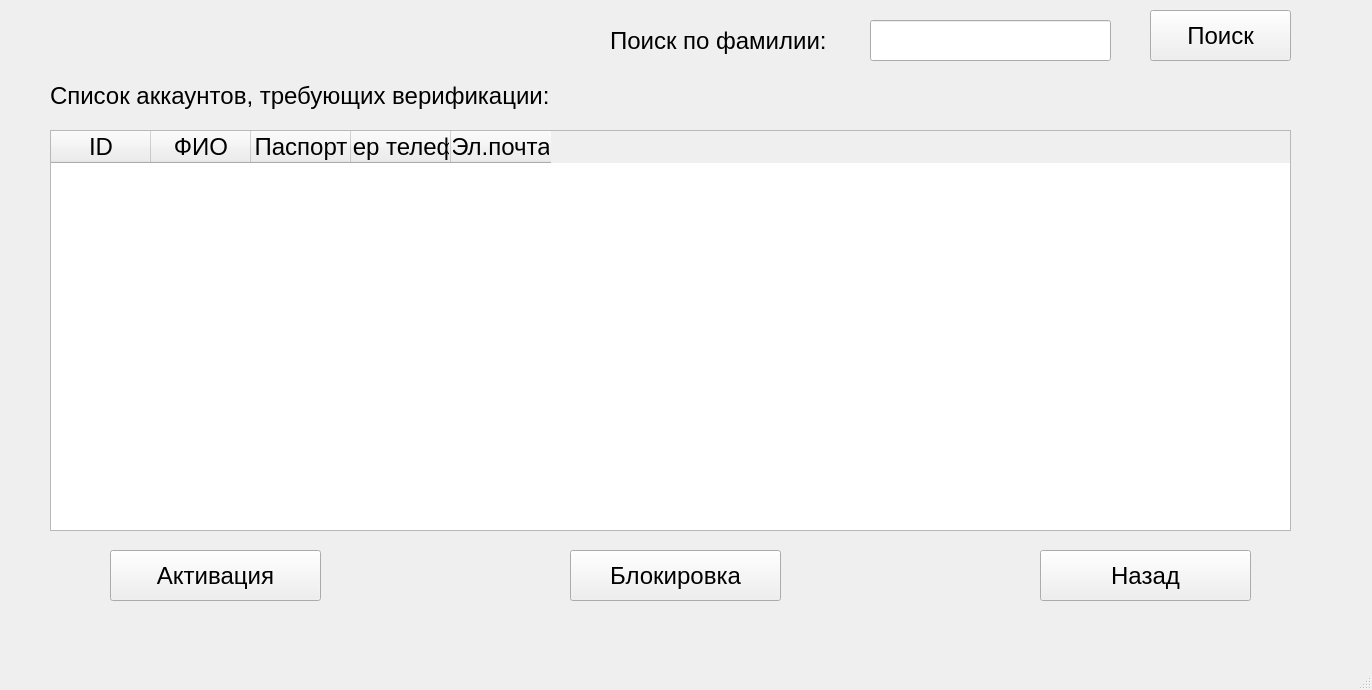
<?xml version="1.0" encoding="UTF-8"?>
<ui version="4.0">
 <class>MainWindow</class>
 <widget class="QMainWindow" name="MainWindow">
  <property name="geometry">
   <rect>
    <x>0</x>
    <y>0</y>
    <width>1372</width>
    <height>690</height>
   </rect>
  </property>
  <property name="font">
   <font>
    <pointsize>18</pointsize>
   </font>
  </property>
  <property name="windowTitle">
   <string>MainWindow</string>
  </property>
  <widget class="QWidget" name="centralwidget">
   <widget class="QLabel" name="label">
    <property name="geometry">
     <rect>
      <x>50</x>
      <y>80</y>
      <width>531</width>
      <height>31</height>
     </rect>
    </property>
    <property name="text">
     <string>Список аккаунтов, требующих верификации:</string>
    </property>
   </widget>
   <widget class="QTableWidget" name="playersTable">
    <property name="geometry">
     <rect>
      <x>50</x>
      <y>130</y>
      <width>1241</width>
      <height>401</height>
     </rect>
    </property>
    <attribute name="horizontalHeaderMinimumSectionSize">
     <number>40</number>
    </attribute>
    <attribute name="horizontalHeaderShowSortIndicator" stdset="0">
     <bool>false</bool>
    </attribute>
    <column>
     <property name="text">
      <string>ID</string>
     </property>
    </column>
    <column>
     <property name="text">
      <string>ФИО</string>
     </property>
    </column>
    <column>
     <property name="text">
      <string>Паспорт</string>
     </property>
    </column>
    <column>
     <property name="text">
      <string>Номер телефона</string>
     </property>
    </column>
    <column>
     <property name="text">
      <string>Эл.почта</string>
     </property>
    </column>
   </widget>
   <widget class="QPushButton" name="activateButton">
    <property name="geometry">
     <rect>
      <x>110</x>
      <y>550</y>
      <width>211</width>
      <height>51</height>
     </rect>
    </property>
    <property name="text">
     <string>Активация</string>
    </property>
   </widget>
   <widget class="QPushButton" name="blockButton">
    <property name="geometry">
     <rect>
      <x>570</x>
      <y>550</y>
      <width>211</width>
      <height>51</height>
     </rect>
    </property>
    <property name="text">
     <string>Блокировка</string>
    </property>
   </widget>
   <widget class="QPushButton" name="cancelButton">
    <property name="geometry">
     <rect>
      <x>1040</x>
      <y>550</y>
      <width>211</width>
      <height>51</height>
     </rect>
    </property>
    <property name="text">
     <string>Назад</string>
    </property>
   </widget>
   <widget class="QLineEdit" name="surnameEdit">
    <property name="geometry">
     <rect>
      <x>870</x>
      <y>20</y>
      <width>241</width>
      <height>41</height>
     </rect>
    </property>
   </widget>
   <widget class="QPushButton" name="searchButton">
    <property name="geometry">
     <rect>
      <x>1150</x>
      <y>10</y>
      <width>141</width>
      <height>51</height>
     </rect>
    </property>
    <property name="text">
     <string>Поиск</string>
    </property>
   </widget>
   <widget class="QLabel" name="label_2">
    <property name="geometry">
     <rect>
      <x>610</x>
      <y>20</y>
      <width>221</width>
      <height>41</height>
     </rect>
    </property>
    <property name="text">
     <string>Поиск по фамилии:</string>
    </property>
   </widget>
  </widget>
  <widget class="QMenuBar" name="menubar">
   <property name="geometry">
    <rect>
     <x>0</x>
     <y>0</y>
     <width>1372</width>
     <height>33</height>
    </rect>
   </property>
  </widget>
  <widget class="QStatusBar" name="statusbar"/>
 </widget>
 <resources/>
 <connections/>
</ui>
